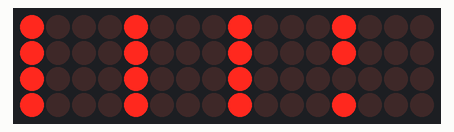
Recording of a sketch running on a simulated Arduino Uno, built with avr-gcc and run on an emulated ATmega328P. On the bench: 16×4 LED matrix. Wiring (inferred from the names in the program): LED cube drawn one layer per row (orientation assumed): layers A2, A0, A1, A3; columns pin 1, pin 0, pin 2, pin 3, pin 4, pin 5, pin 6, pin 7, A5, A4, pin 8, pin 9, pin 13, pin 12, pin 11, pin 10. Random numbers use the default seed unless the sketch sets one.

Above: at 0.4 s.
At 2.4 s:
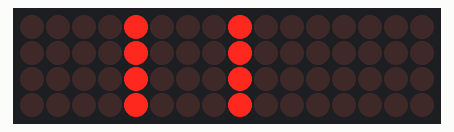
At 4.5 s:
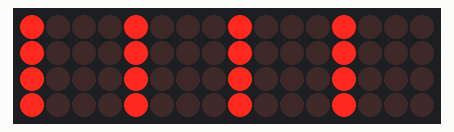
At 15.2 s:
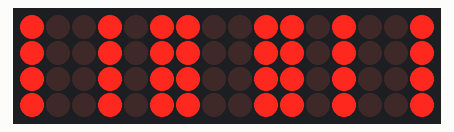
At 16.2 s:
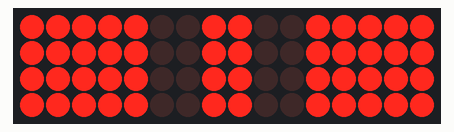
At 33.5 s:
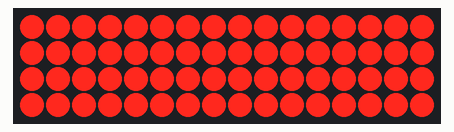

The sketch:

ledcube.ino
```cpp
#define USE_TIMER_1 true

#include <TimerInterrupt.h>

/*
  4x4x4 LED Cube
  Connection Setup:
*/
const int column[4][4] = {{1, 0, 2, 3},
  {4, 5, 6, 7},
  {A5, A4, 8, 9},
  {13, 12, 11, 10}
};
const int layer[4] = {A2, A0, A1, A3};
bool cube[4][4][4];

#define LAYERON 0
#define LAYEROFF 1
#define COLUMNON 1
#define COLUMNOFF 0

void displayIRQ()
{
  static int y = 4 - 1;
  digitalWrite(layer[y], LAYEROFF);
#if 1
  y = y < 4 - 1 ? y + 1 : 0;
#else
  y += 1;
  if (y > 4 - 1)
    y = 0;
#endif
  for (int x = 0; x < 4; x++) {
    for (int z = 0; z < 4; z++) {
      digitalWrite(column[x][z], cube[y][x][z] ? COLUMNON : COLUMNOFF);
    }
  }
  digitalWrite(layer[y], LAYERON);
}

void setup()
{
  //setting layers to output
  for (int y = 0; y < 4; y++)
  {
    pinMode(layer[y], OUTPUT);
    digitalWrite(layer[y], LAYEROFF);
  }
  //setting rows to ouput
  for (int x = 0; x < 4; x++)
  {
    for (int z = 0; z < 4; z++) {
      pinMode(column[x][z], OUTPUT);
      digitalWrite(column[x][z], COLUMNOFF);
    }
  }
  // Clear the cube
  clear();

  ITimer1.init();
  ITimer1.attachInterrupt(100.0 * 4, displayIRQ);
}

void clear()
{
  memset(cube, 0, sizeof(cube));
}

void line(int x, int y, int z, int x2, int y2, int z2)
{
  int dx = abs(x2 - x);
  int xs = x2 > x ? 1 : -1;
  int dy = abs(y2 - y);
  int ys = y2 > y ? 1 : -1;
  int dz = abs(z2 - z);
  int zs = z2 > z ? 1 : -1;

  cube[y][x][z] = 1;
  if (dx >= dy && dx >= dz) {
    int py = 2 * dy - dx;
    int pz = 2 * dz - dx;
    while (x != x2) {
      x += xs;
      if (py >= 0) {
        y += ys;
        py -= 2 * dx;
      }
      if (pz >= 0) {
        z += zs;
        pz -= 2 * dx;
      }
      py += 2 * dy;
      pz += 2 * dz;
      cube[y][x][z] = 1;
    }
  }
  else if (dy >= dx && dy >= dz) {
    int px = 2 * dx - dy;
    int pz = 2 * dz - dy;
    while (y != y2) {
      y += ys;
      if (px >= 0) {
        x += xs;
        px -= 2 * dy;
      }
      if (pz >= 0) {
        z += zs;
        pz -= 2 * dy;
      }
      px += 2 * dx;
      pz += 2 * dz;
      cube[y][x][z] = 1;
    }
  }
  else {
    int py = 2 * dy - dz;
    int px = 2 * dx - dz;
    while (z != z2) {
      z += zs;
      if (py >= 0) {
        y += ys;
        py -= 2 * dz;
      }
      if (px >= 0) {
        x += xs;
        px -= 2 * dz;
      }
      py += 2 * dy;
      px += 2 * dx;
      cube[y][x][z] = 1;
    }
  }
}

void box(int x1, int y1, int z1, int x2, int y2, int z2)
{
  line(x1, y1, z1, x2, y1, z1);
  line(x2, y1, z1, x2, y2, z1);
  line(x2, y2, z1, x1, y2, z1);
  line(x1, y2, z1, x1, y1, z1);
  line(x1, y1, z1, x1, y1, z2);
  line(x2, y1, z1, x2, y1, z2);
  line(x2, y2, z1, x2, y2, z2);
  line(x1, y2, z1, x1, y2, z2);
  line(x1, y1, z2, x2, y1, z2);
  line(x2, y1, z2, x2, y2, z2);
  line(x2, y2, z2, x1, y2, z2);
  line(x1, y2, z2, x1, y1, z2);
}

void draw_char(const bool *data, int z)
{
  for (int x = 0; x < 4; x++) {
    for (int y = 0; y < 4; y++) {
      cube[y][x][z] = data[x+y*4];
    }
  }
}

const bool char_gottfrid[][16] = {
    {0,0,0,0,
     0,0,0,0,
     0,0,0,0,
     0,0,0,0},
    {0,1,1,0,
     1,0,0,0,
     1,0,1,1,
     0,1,1,0},
    {0,1,1,0,
     1,0,0,1,
     1,0,0,1,
     0,1,1,0},
    {1,1,1,1,
     0,1,1,0,
     0,1,1,0,
     0,1,1,0},
    {1,1,1,1,
     0,1,1,0,
     0,1,1,0,
     0,1,1,0},
    {1,1,1,1,
     1,0,0,0,
     1,1,1,1,
     1,0,0,0},
    {1,1,1,0,
     1,0,0,1,
     1,1,1,0,
     1,0,0,1},
    {0,1,1,0,
     0,1,1,0,
     0,1,1,0,
     0,1,1,0},
    {1,1,1,0,
     1,0,0,1,
     1,0,0,1,
     1,1,1,0},
    {0,0,0,0,
     0,0,0,0,
     0,0,0,0,
     0,0,0,0},
};

void gottfrid()
{
  clear();
  int z = 0;
  clear();
  delay(300);
  for (int i = 0; i < 8; i++) {
    draw_char(char_gottfrid[i+1], z);
    delay(1000);
    clear();
    delay(10);
  }
  clear();
  delay(300);
}

void scroll_gottfrid()
{
  clear();
  for (int i = 0; i < 8; i++) {
    for (int z = 0; z < 4; z++) {
      clear();
      draw_char(char_gottfrid[i+1], 3-z);
      delay(200);
    }
  }
}

void repeat(int n, void (*fn)())
{
  while (n-- > 0)
    fn();
}

void angled_lineY(int a, int y)
{
  while (a >= 6)
    a -= 6;
  if (a < 4) {
    int d = a;
    line(d, y, 0,  3 - d, y, 3);
  } else {
    int d = a - 3;
    line(3, y, d,  0, y, 3 - d);
  }
}

void propellerY()
{

  for (int a = 0; a < 6; a++) {
    clear();
    for (int y = 0; y < 4; y++) {
      angled_lineY(a + y, y);
    }
    delay(100);
  }
}

void angled_lineZ(int a, int z)
{
  while (a >= 6)
    a -= 6;
  if (a < 4) {
    int d = a;
    line(d, 0, z,  3 - d, 3, z);
  } else {
    int d = a - 3;
    line(3, d, z,  0, 3 - d, z);
  }
}

void propellerZ()
{

  for (int a = 0; a < 6; a++) {
    clear();
    for (int z = 0; z < 4; z++) {
      angled_lineZ(a, z);
    }
    delay(100);
  }
}

void angled_lineX(int a, int x)
{
  while (a >= 6)
    a -= 6;
  if (a < 4) {
    int d = a;
    line(x, d, 0,  x, 3 - d, 3);
  } else {
    int d = a - 3;
    line(x, 3, d,  x, 0, 3 - d);
  }
}

void propellerX()
{

  for (int a = 0; a < 6; a++) {
    clear();
    for (int z = 0; z < 4; z++) {
      angled_lineX(a, z);
    }
    delay(100);
  }
}

void cross()
{
  clear();
  line(0, 0, 0, 3, 3, 3);
  line(0, 3, 0, 3, 0, 3);
  line(3, 0, 0, 0, 3, 3);
  line(3, 3, 0, 0, 0, 3);
}

void shrink_box()
{
  for (int y = 0; y < 4; y++) {
    clear();
    box(0, y, 0, 3, 3, 3);
    delay(100);
  }
  for (int y = 3; y >= 0; y--) {
    clear();
    box(0, y, 0, 3, 3, 3);
    delay(100);
  }
  for (int y = 3; y >= 0; y--) {
    clear();
    box(0, 0, 0, 3, y, 3);
    delay(100);
  }
  for (int y = 0; y < 4; y++) {
    clear();
    box(0, 0, 0, 3, y, 3);
    delay(100);
  }
}

void flood()
{
  for (int i = 0; i < 500; i++)
  {
    cube[rand() & 3][rand() & 3][rand() & 3] = 1;
    delay(10);
  }
  memset(cube, 1, sizeof(cube));
}
void decay()
{
  for (int i = 0; i < 500; i++)
  {
    cube[rand() & 3][rand() & 3][rand() & 3] = 0;
    delay(10);
  }
  clear();
}

void random_flashes()
{
  for (int i = 1000; i > 0; i -= (i >> 6)+1)
  {
    clear();
    cube[rand() & 3][rand() & 3][rand() & 3] = 1;
    delay(i);
  }
  clear();
}

void random_xor()
{
  for (int i = 0; i < 300; i++) {
    cube[rand() & 3][rand() & 3][rand() & 3] ^= 1;
    delay(60);
  }
}

void loop() {
  gottfrid();
  scroll_gottfrid();
  cross();
  delay(1000);
  clear();
  box(0, 0, 0, 3, 3, 3);
  delay(1000);
  repeat(4, shrink_box);
  repeat(5, propellerY);
  repeat(5, propellerZ);
  repeat(5, propellerX);
  clear();
  flood();
  delay(1000);
  random_xor();
  decay();
  random_flashes();
}
```

Measured:
- what the display in image 0 shows lasts 1.0 s, from 0.4 s to 1.4 s
- what the display in image 1 shows lasts 2.0 s, from 2.4 s to 4.4 s
- what the display in image 5 shows lasts 6.4 s, from 33.4 s to 39.8 s
